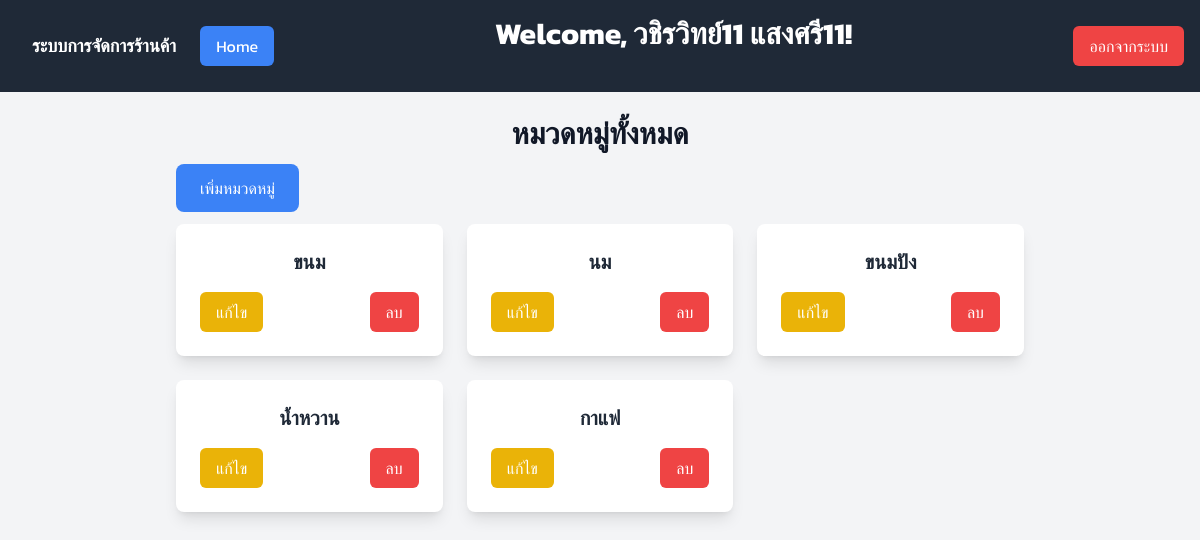
Page /manage_category/ (signed in) on the committed database.
### demo/models.py (models this page shows, shortened)
class Category(models.Model):
    name = models.CharField(max_length=255, unique=True)

### demo/views.py (the view)
# urls.py: path('manage_category/', views.manage_category_view, name='manage_category'),
@login_required
def manage_category_view(request):
    if request.user.member_profile.role not in ['staff', 'owner']:
        messages.error(request, 'คุณไม่มีสิทธิ์เข้าถึงหน้านี้')
        return redirect('home')
    categories = Category.objects.all()
    return render(request, 'manage_category.html', {'categories': categories})

### demo/templates/manage_category.html (shortened to what this page needs)
{% load static tailwind_tags %}
<!DOCTYPE html>
<html lang="en">
<head>
    {% tailwind_css %}
</head>
<body class="bg-gray-100">
<div class="flex justify-between items-center bg-gray-800 text-white p-4">
    <div class="flex items-center">
        <span class="ml-4 text-lg font-semibold">ระบบการจัดการร้านค้า</span>
        <a href="{% url 'home' %}" class="bg-blue-500 text-white px-4 py-2 rounded-md hover:bg-blue-600 transition ml-6">Home</a>
    </div>
    <h1 class="text-3xl font-bold text-center mb-6">Welcome, {{ request.user.first_name }} {{ request.user.last_name }}!</h1>
    <div class="flex items-center">
        <a href="{% url 'logout' %}" class="bg-red-500 text-white px-4 py-2 rounded-md hover:bg-red-600 transition">ออกจากระบบ</a>
    </div>
</div>
    <div class="max-w-4xl mx-auto p-6">
        <h1 class="text-3xl font-bold text-center mb-6 text-gray-900">หมวดหมู่ทั้งหมด</h1>
        <div class="mb-6">
            <a href="{% url 'add_category' %}" class="bg-blue-500 text-white px-6 py-3 rounded-lg hover:bg-blue-600 transition">เพิ่มหมวดหมู่</a>
        </div>
        <ul class="grid grid-cols-1 sm:grid-cols-2 lg:grid-cols-3 gap-6">
            {% for category in categories %}
                <li class="bg-white p-6 rounded-lg shadow-lg">
                    <h4 class="text-xl font-semibold text-gray-800 text-center">{{ category.name }}</h4>
                    <div class="mt-4 flex justify-between">
                        <a href="{% url 'edit_category' category.pk %}" class="bg-yellow-500 text-white px-4 py-2 rounded-md hover:bg-yellow-600 transition">แก้ไข</a>
                        <a href="{% url 'delete_category' category.pk %}" class="bg-red-500 text-white px-4 py-2 rounded-md hover:bg-red-600 transition">ลบ</a>
                    </div>
                </li>
            {% endfor %}
        </ul>
    </div>
</body>
</html>

### demo/templates/manage_category.html (style rules this page uses)
body { font-family: 'Kanit', sans-serif; }

### rows in the picture
Category: name "ขนม"
Category: name "นม"
Category: name "ขนมปัง"
Category: name "น้ำหวาน"
Category: name "กาแฟ"

### other values in the picture
{{ request.user.first_name }} "วชิรวิทย์11"
{{ request.user.last_name }} "แสงศรี11"
